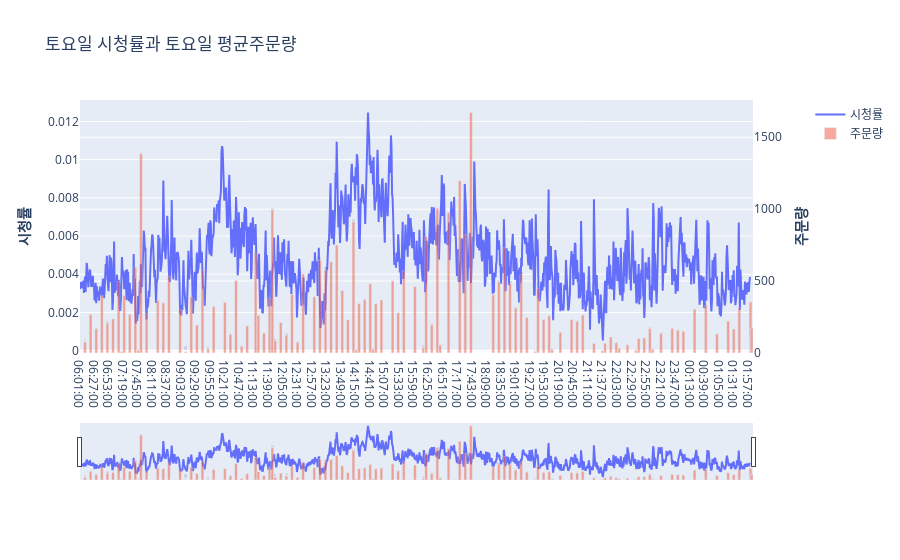

Notebook code for this chart:
### Code cell
compare_ratings_and_orders_of_the_weekday("토")
